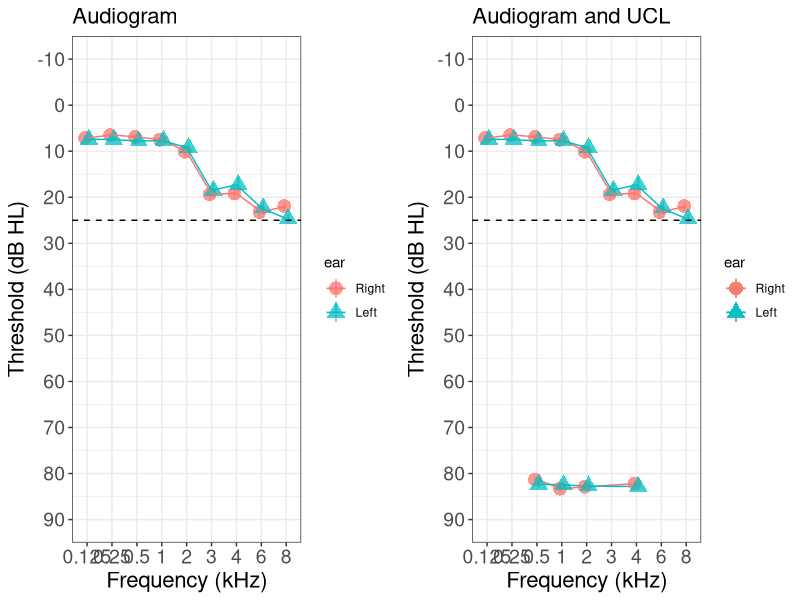
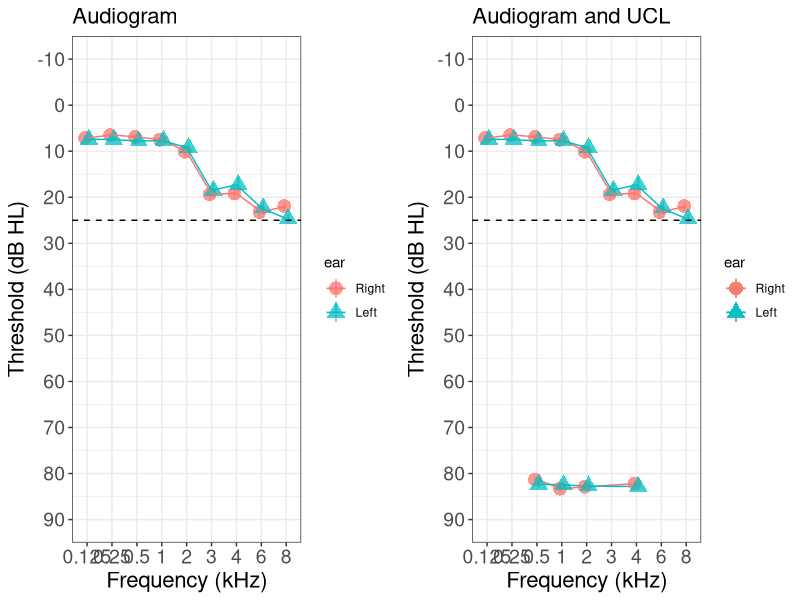

These charts were generated, in order, by the following R code:
# Load libraries ====================================================
library(readr)
library(tidyverse)
library(ggplot2)
library(ggpubr)
library(svglite)

# Load aud data as data frame "dat" =================================
dat <- read_csv("data/aud_data_UCL.csv")

# Specify function for SEM (standard error of mean) =================
std_error <- function(x) sd(x)/sqrt(length(x))

# Specify columns in data to use for Pure Tone Thresholds (PTT) and Uncomfortable Loudness Levels (UCL) ======
ptt.labs <- c("L125", "L250", "L500", "L1000", "L2000", "L3000", "L4000", "L6000", "L8000",
              "R125", "R250", "R500", "R1000", "R2000", "R3000", "R4000", "R6000", "R8000")

ucl.labs <- c("UCLL500", "UCLL1000", "UCLL2000", "UCLL4000",
              "UCLR500", "UCLR1000", "UCLR2000", "UCLR4000")

# Create separate data frames for PTT and UCL ================================================================
# Note - dropping variable "Group"
ptt <- dat[,c("ID", ptt.labs)]
ucl <- dat[,c("ID", ucl.labs)]

# Make data to long format (need tidyverse package) ==========================================================
ptt.long <- gather(ptt, key = "ear-freq", value = "dB", -ID)
ucl.long <- gather(ucl, key = "ear-freq", value = "dB", -ID)

# Split and rename variables
ptt.long <- ptt.long %>% 
  separate(col = "ear-freq", into = c("ear","freq"), sep = (1)) %>% #sep = 1 is n characters before frequency in col name for ptt
  mutate(freq = (type.convert(freq, as.is = TRUE))/1000) %>% 
  mutate(freqLabels = factor(freq)) %>% 
  mutate(ear = factor(ear, levels = c("R", "L"))) %>%
  mutate(ear = recode(ear, "R" = "Right", "L" = "Left"))

ucl.long <- ucl.long %>% 
  separate(col = "ear-freq", into = c("ear","freq"), sep = (4)) %>% #sep = 4 is n characters before frequency in col name ucl
  mutate(freq = (type.convert(freq, as.is = TRUE))/1000) %>% 
  mutate(freqLabels = factor(freq)) %>% 
  mutate(ear = factor(ear, levels = c("UCLR", "UCLL"))) %>%
  mutate(ear = recode(ear, "UCLR" = "Right", "UCLL" = "Left"))

# Specify shared plot options to make it easy to modify all plots ============================================
titlesz = 16 #Title text size
axlabsz = 14 #Axis label text size
axtitlesz = 16 #Axis title size
linew = 0.5 #Linewith
pointsz = 1 #Point size
pointa = 0.75 #Point alpha (opacity)
ymax = 90 #Y-scale maximum
ymin = -10 #Y-scale minimum
pointscat = 0.3 #point scatter/jitter, useful if overlapping data

# Create plot of audiogram only using data frame "ptt.long" ==================================================
ptt.plot <- ggplot(data = ptt.long, aes(y = dB, x = freqLabels, group = ear, color = ear, shape = ear))+
  
  # Aud layers
  stat_summary(fun = mean, #plot mean audiogram
               fun.min = function(x) mean(x) - std_error(x), # Negative error bar (can use sd() for std deviation)
               fun.max = function(x) mean(x) + std_error(x), # Positive error bar (can use sd() for std deviation)
               geom = "pointrange", size = pointsz, alpha = pointa, position=position_dodge(width=pointscat)) + # Point options
  stat_summary(fun = mean, geom = "line", linewidth = linew) + # Line options
  
  scale_y_reverse(limits = c(ymax,ymin), breaks = seq(ymin, ymax, by=10))+ #Y-scale options
  
  geom_hline(yintercept=25, linetype="dashed", color = "black", linewidth=0.5)+ # Highlight line at 25dB
  labs(x = "Frequency (kHz)", y = "Threshold (dB HL)")+ # Axis labels
  ggtitle("Audiogram") + # Title of plot
  theme_bw()+ # Specify general theme of plot
  theme(plot.title = element_text(size = titlesz), axis.text = element_text(size = axlabsz), axis.title=element_text(size=axtitlesz)) # Adjust text sizes of plot

# Create plot of PTT and UCL combining data frames ptt.long and ucl.long =====================================
ptt.ucl.plot <- ggplot(data = ptt.long, aes(y = dB, x = freqLabels, group = ear, color = ear, shape = ear))+
  
  # Aud layers
  stat_summary(fun = mean, #plot mean PTTs
               fun.min = function(x) mean(x) - std_error(x), # Negative error bar (can use sd() for std deviation)
               fun.max = function(x) mean(x) + std_error(x), # Positive error bar (can use sd() for std deviation)
               geom = "pointrange", size = pointsz, alpha = pointa, position=position_dodge(width=pointscat)) + # Point options
  stat_summary(fun = mean, geom = "line") + # Line options
  
  #UCL layers
  stat_summary(data = ucl.long, fun = mean, geom = "line", size = linew) + #Plot mean line for UCL
  stat_summary(data = ucl.long, fun = mean,
               fun.min = function(x) mean(x) - std_error(x), # Negative error bar (can use sd() for std deviation)
               fun.max = function(x) mean(x) + std_error(x), # Positive error bar (can use sd() for std deviation)
               geom = "pointrange", size = pointsz, alpha = pointa, position=position_dodge(width=pointscat)) + # Point options
  
  scale_y_reverse(limits = c(ymax, ymin), breaks = seq(ymin, ymax, by=10))+ #Y-scale options
  
  geom_hline(yintercept=25, linetype="dashed", color = "black", linewidth=0.5)+ # Highlight line at 25dB
  labs(x = "Frequency (kHz)", y = "Threshold (dB HL)")+ # Axis labels
  ggtitle("Audiogram and UCL") + # Title of plot
  theme_bw()+ # Specify general theme of plot
  theme(plot.title = element_text(size = titlesz), axis.text = element_text(size = axlabsz), axis.title=element_text(size=axtitlesz)) # Adjust text sizes of plot

# Arrange plots with ggpubr package and save ==========================================================================

final.plot <- ggarrange(ptt.plot, ptt.ucl.plot, ncol = 2, nrow = 1)

# Save as png
png(file="output/audiogram1.png",
    width=1040, height=500)
final.plot
dev.off()

# Save as svg
ggsave(file="output/audiogram1.svg", plot=final.plot, units = "cm", width=30, height=15)
